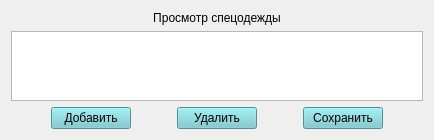
        <widget class="QWidget" name="page_6_for_admin">
         <layout class="QVBoxLayout" name="verticalLayout_14">
          <item>
           <layout class="QHBoxLayout" name="horizontalLayout_17">
            <item>
             <widget class="QLabel" name="label_14">
              <property name="styleSheet">
               <string notr="true">font: 11pt &quot;Andale Mono&quot;;</string>
              </property>
              <property name="text">
               <string>Просмотр спецодежды</string>
              </property>
              <property name="alignment">
               <set>Qt::AlignCenter</set>
              </property>
             </widget>
            </item>
           </layout>
          </item>
          <item>
           <widget class="QTableWidget" name="table_workwear">
            <property name="sizeAdjustPolicy">
             <enum>QAbstractScrollArea::AdjustToContents</enum>
            </property>
            <attribute name="horizontalHeaderStretchLastSection">
             <bool>true</bool>
            </attribute>
           </widget>
          </item>
          <item>
           <layout class="QHBoxLayout" name="horizontalLayout_21">
            <item>
             <spacer name="horizontalSpacer_13">
              <property name="orientation">
               <enum>Qt::Horizontal</enum>
              </property>
              <property name="sizeHint" stdset="0">
               <size>
                <width>40</width>
                <height>20</height>
               </size>
              </property>
             </spacer>
            </item>
            <item>
             <widget class="QPushButton" name="btn_new_workwear">
              <property name="styleSheet">
               <string notr="true">background-color: rgb(113,201,206);
font: 9pt &quot;Andale Mono&quot;;</string>
              </property>
              <property name="text">
               <string>Добавить</string>
              </property>
             </widget>
            </item>
            <item>
             <spacer name="horizontalSpacer_15">
              <property name="orientation">
               <enum>Qt::Horizontal</enum>
              </property>
              <property name="sizeHint" stdset="0">
               <size>
                <width>40</width>
                <height>20</height>
               </size>
              </property>
             </spacer>
            </item>
            <item>
             <widget class="QPushButton" name="btn_delete_workwear">
              <property name="styleSheet">
               <string notr="true">background-color: rgb(113,201,206);
font: 9pt &quot;Andale Mono&quot;;</string>
              </property>
              <property name="text">
               <string>Удалить</string>
              </property>
             </widget>
            </item>
            <item>
             <spacer name="horizontalSpacer_14">
              <property name="orientation">
               <enum>Qt::Horizontal</enum>
              </property>
              <property name="sizeHint" stdset="0">
               <size>
                <width>40</width>
                <height>20</height>
               </size>
              </property>
             </spacer>
            </item>
            <item>
             <widget class="QPushButton" name="btn_save_workwear">
              <property name="styleSheet">
               <string notr="true">background-color: rgb(113,201,206);
font: 9pt &quot;Andale Mono&quot;;</string>
              </property>
              <property name="text">
               <string>Сохранить</string>
              </property>
             </widget>
            </item>
            <item>
             <spacer name="horizontalSpacer_16">
              <property name="orientation">
               <enum>Qt::Horizontal</enum>
              </property>
              <property name="sizeHint" stdset="0">
               <size>
                <width>40</width>
                <height>20</height>
               </size>
              </property>
             </spacer>
            </item>
           </layout>
          </item>
         </layout>
        </widget>
